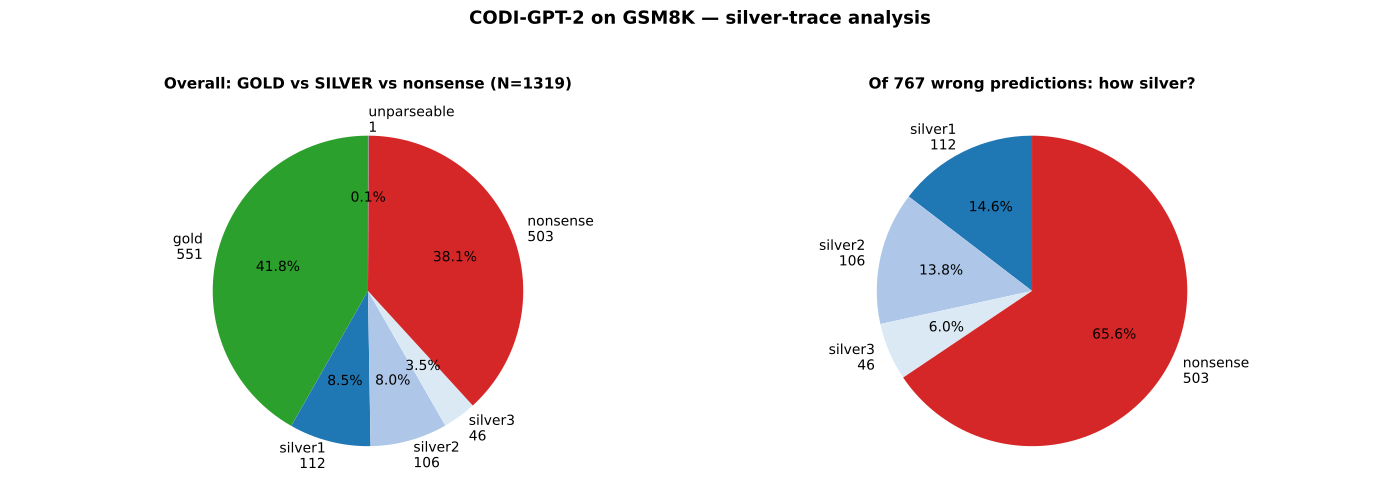

The Python source for this figure:
"""Silver-trace analyzer for CODI on GSM8K.

When CODI emits an answer that doesn't match the gold, does the prediction
nonetheless match SOME plausible arithmetic combination of the numbers in
the prompt? If so, the model is "trying" arithmetic — just executing the
wrong operator chain — rather than producing nonsense.

Define:
   GOLD match     — CODI's prediction == gold (correct).
   SILVER 1-step  — CODI's prediction equals a op b for some pair (a, b)
                    in the prompt and op ∈ {+, -, *, /} (exact integer).
   SILVER 2-step  — equals (a op1 b) op2 c for some triple and op pair.
   SILVER 3-step  — same, 3 chained ops.
   NONSENSE       — none of the above; CODI emitted an unrelated integer.

For each wrong prediction, report:
   - shallowest silver depth (1, 2, or 3)
   - the matching expression (one example, if multiple)
   - whether the silver depth matches GSM8K's own chain length

Aggregate stats:
   - % of all examples that are gold-correct
   - % of wrong-predictions classified as silver-1, silver-2, silver-3, nonsense
   - cross-tab: silver depth × gold's actual chain length
   - patterns of which operations CODI substituted (if 1-step silver, which op)

Output: silver_traces_gsm8k.{json, pdf}
"""
from __future__ import annotations

import json
import re
from collections import Counter
from itertools import permutations, product
from pathlib import Path

import matplotlib.pyplot as plt
import numpy as np
from datasets import load_dataset
from matplotlib.backends.backend_pdf import PdfPages

REPO = Path(__file__).resolve().parents[3]
PD = Path(__file__).resolve().parent
COT_PATH = REPO.parent / "cf-datasets" / "gsm8k_codi_cot.json"
OUT_JSON = PD / "silver_traces_gsm8k.json"
OUT_PDF = PD / "silver_traces_gsm8k.pdf"

OPS = {"+": lambda a, b: a + b, "-": lambda a, b: a - b,
       "*": lambda a, b: a * b, "/": lambda a, b: a / b if b != 0 else None}


def parse_question_numbers(q: str):
    """Extract integers from question text."""
    nums = re.findall(r"\b-?\d+\b", q)
    out = []
    for n in nums:
        try:
            v = int(n)
            if v != 0: out.append(v)
        except ValueError:
            pass
    # Dedupe but keep order
    seen = set(); kept = []
    for v in out:
        if v not in seen: kept.append(v); seen.add(v)
    return kept[:8]  # cap to first 8 distinct numbers


def gsm_chain_length(answer_text: str) -> int:
    return len(re.findall(r"<<(.+?)=(-?\d+\.?\d*)>>", answer_text))


def search_silver(pred: float, nums: list, max_depth: int = 3):
    """Return (depth, expression_string) if pred matches some combination
    of nums up to max_depth ops; (None, None) otherwise.
    Combinations are commutative pairs/triples at each step.
    """
    if pred != int(pred): return None, None
    pred_int = int(pred)
    nums_set = set(nums)
    # Depth 1: any pair
    for a, b in permutations(nums, 2):
        for sym, fn in OPS.items():
            v = fn(a, b)
            if v is None: continue
            if v == int(v) and int(v) == pred_int:
                return 1, f"{a}{sym}{b}={int(v)}"
    if max_depth < 2: return None, None
    # Depth 2: ((a op b) op c) for ordered triples
    triples = []
    for a, b, c in permutations(nums, 3):
        triples.append((a, b, c))
    for a, b, c in triples:
        for s1, f1 in OPS.items():
            inter = f1(a, b)
            if inter is None or inter != int(inter): continue
            inter = int(inter)
            for s2, f2 in OPS.items():
                v = f2(inter, c)
                if v is None or v != int(v): continue
                if int(v) == pred_int:
                    return 2, f"({a}{s1}{b}){s2}{c}={int(v)}"
    if max_depth < 3: return None, None
    # Depth 3: ((a op b) op c) op d
    for combo in permutations(nums, 4):
        a, b, c, d = combo
        for s1, f1 in OPS.items():
            i1 = f1(a, b)
            if i1 is None or i1 != int(i1): continue
            i1 = int(i1)
            for s2, f2 in OPS.items():
                i2 = f2(i1, c)
                if i2 is None or i2 != int(i2): continue
                i2 = int(i2)
                for s3, f3 in OPS.items():
                    v = f3(i2, d)
                    if v is None or v != int(v): continue
                    if int(v) == pred_int:
                        return 3, f"(({a}{s1}{b}){s2}{c}){s3}{d}={int(v)}"
    return None, None


def main():
    cot = json.load(open(COT_PATH))
    by_idx = {r["idx"]: r for r in cot}
    ds = load_dataset("gsm8k", "main")["test"]
    rows = []
    for i, ex in enumerate(ds):
        if i not in by_idx: continue
        rec = by_idx[i]
        question = ex["question"].strip()
        answer_text = ex["answer"]
        gold = rec["gold"]
        pred = rec.get("codi_pred_int")
        chain_len = gsm_chain_length(answer_text)
        nums = parse_question_numbers(question)
        category = "?"
        silver_depth = None
        silver_expr = None
        op_substituted_for = None
        if pred is None:
            category = "unparseable"
        elif abs(pred - gold) < 1e-3:
            category = "gold"
        else:
            d, expr = search_silver(pred, nums, max_depth=3)
            if d is not None:
                category = f"silver{d}"
                silver_depth = d; silver_expr = expr
            else:
                category = "nonsense"
        rows.append({
            "idx": i, "gold": gold, "pred": pred, "chain_len": chain_len,
            "n_numbers_in_q": len(nums),
            "category": category, "silver_depth": silver_depth,
            "silver_expression": silver_expr,
        })
        if (i + 1) % 100 == 0:
            print(f"  {i+1}/{len(ds)}  current dist: "
                  f"{dict(Counter(r['category'] for r in rows))}")

    OUT_JSON.write_text(json.dumps(rows, indent=2))

    # Stats
    N = len(rows)
    cats = Counter(r["category"] for r in rows)
    print(f"\n=== GSM8K silver-trace breakdown (N={N}) ===")
    for c in ["gold", "silver1", "silver2", "silver3", "nonsense", "unparseable"]:
        v = cats.get(c, 0)
        print(f"  {c:14s} {v:5d}  ({v/N*100:.1f}%)")

    # Wrong-prediction breakdown (excluding unparseable)
    wrong = [r for r in rows if r["category"] in {"silver1", "silver2", "silver3", "nonsense"}]
    Nw = len(wrong)
    print(f"\n=== Of the {Nw} wrong predictions: ===")
    cw = Counter(r["category"] for r in wrong)
    for c in ["silver1", "silver2", "silver3", "nonsense"]:
        v = cw.get(c, 0)
        print(f"  {c:14s} {v:5d}  ({v/max(Nw,1)*100:.1f}%)")

    # Cross-tab: silver depth × actual chain length
    print("\n=== Cross-tab: silver depth × actual chain length ===")
    chain_lens = sorted({r["chain_len"] for r in rows})
    silver_levels = ["gold", "silver1", "silver2", "silver3", "nonsense"]
    print(f"  chain_len  " + "  ".join([f"{c:>10s}" for c in silver_levels]))
    for cl in chain_lens:
        row = [r for r in rows if r["chain_len"] == cl]
        counts = Counter(r["category"] for r in row)
        line = f"  cl={cl} (N={len(row):4d})  " + "  ".join(
            [f"{counts.get(s, 0)/max(len(row),1)*100:>6.1f}%   " for s in silver_levels])
        print(line)

    # Among silver-1 cases, which op did CODI substitute?
    silver1 = [r for r in rows if r["category"] == "silver1" and r["silver_expression"]]
    op_used = Counter()
    for r in silver1:
        m = re.search(r"[+\-*/]", r["silver_expression"].replace("=", " ").split(" ")[0])
        if m: op_used[m.group(0)] += 1
    print(f"\n=== Of {len(silver1)} silver-1 wrong predictions, op used by CODI: ===")
    for op, n in op_used.most_common():
        print(f"  {op}: {n} ({n/max(len(silver1),1)*100:.1f}%)")

    # Sample silver-1 / silver-2 cases for the report
    examples = {}
    for c in ["silver1", "silver2", "silver3"]:
        examples[c] = [r for r in rows if r["category"] == c][:3]

    summary = {
        "N": N,
        "category_counts": dict(cats),
        "wrong_breakdown": dict(cw),
        "silver1_op_distribution": dict(op_used),
        "by_chain_length": {str(cl): {
            "N": len([r for r in rows if r["chain_len"] == cl]),
            "by_category": {c: int(sum(1 for r in rows
                                        if r["chain_len"] == cl and r["category"] == c))
                            for c in silver_levels},
        } for cl in chain_lens},
        "examples": examples,
    }
    OUT_JSON.write_text(json.dumps({"summary": summary, "rows": rows}, indent=2))
    print(f"\nsaved {OUT_JSON}")

    # PDF
    with PdfPages(OUT_PDF) as pdf:
        # Page 1: overall pie + wrong-prediction breakdown
        fig, axes = plt.subplots(1, 2, figsize=(14, 5))
        # Overall
        labels = ["gold", "silver1", "silver2", "silver3", "nonsense", "unparseable"]
        vals = [cats.get(l, 0) for l in labels]
        colors = ["#2ca02c", "#1f77b4", "#aec7e8", "#dbe9f4", "#d62728", "#7f7f7f"]
        axes[0].pie(vals, labels=[f"{l}\n{v}" for l, v in zip(labels, vals)],
                     colors=colors, autopct="%1.1f%%", startangle=90)
        axes[0].set_title(f"Overall: GOLD vs SILVER vs nonsense (N={N})",
                          fontsize=11, fontweight="bold")
        # Wrong-only
        wlabels = ["silver1", "silver2", "silver3", "nonsense"]
        wvals = [cw.get(l, 0) for l in wlabels]
        axes[1].pie(wvals, labels=[f"{l}\n{v}" for l, v in zip(wlabels, wvals)],
                     colors=["#1f77b4", "#aec7e8", "#dbe9f4", "#d62728"],
                     autopct="%1.1f%%", startangle=90)
        axes[1].set_title(f"Of {Nw} wrong predictions: how silver?",
                          fontsize=11, fontweight="bold")
        fig.suptitle("CODI-GPT-2 on GSM8K — silver-trace analysis",
                     fontsize=13, fontweight="bold")
        fig.tight_layout(rect=(0, 0, 1, 0.94))
        pdf.savefig(fig, dpi=140); plt.close(fig)

        # Page 2: by-chain-length stacked bars
        fig, ax = plt.subplots(figsize=(13, 5))
        cl_keys = sorted({r["chain_len"] for r in rows})
        cl_keys = [k for k in cl_keys if k <= 8]
        cat_list = ["gold", "silver1", "silver2", "silver3", "nonsense"]
        bottoms = np.zeros(len(cl_keys))
        for c, color in zip(cat_list, colors[:5]):
            counts = [sum(1 for r in rows if r["chain_len"] == cl and r["category"] == c) for cl in cl_keys]
            totals = [sum(1 for r in rows if r["chain_len"] == cl) for cl in cl_keys]
            fracs = np.array([c2 / max(t, 1) for c2, t in zip(counts, totals)])
            ax.bar(np.arange(len(cl_keys)), fracs, bottom=bottoms, color=color, label=c)
            bottoms += fracs
        ax.set_xticks(np.arange(len(cl_keys)))
        ax.set_xticklabels([f"cl={cl}\nN={sum(1 for r in rows if r['chain_len']==cl)}"
                            for cl in cl_keys])
        ax.set_ylabel("fraction"); ax.set_ylim(0, 1.05)
        ax.set_title("Silver-trace category by gold-chain length",
                     fontsize=11, fontweight="bold")
        ax.legend(loc="upper right", fontsize=9)
        fig.tight_layout(); pdf.savefig(fig, dpi=140); plt.close(fig)

        # Page 3: op substitution distribution (silver-1 only)
        fig, ax = plt.subplots(figsize=(10, 5))
        ops_seen = ["+", "-", "*", "/"]
        op_counts = [op_used.get(o, 0) for o in ops_seen]
        ax.bar(ops_seen, op_counts, color=["#1f77b4", "#ff7f0e", "#2ca02c", "#d62728"])
        for o, v in zip(ops_seen, op_counts):
            ax.text(o, v + max(op_counts)*0.01, str(v), ha="center", fontsize=10)
        ax.set_ylabel("count")
        ax.set_title(f"Of {len(silver1)} silver-1 wrong predictions, "
                     f"which operator CODI used",
                     fontsize=11, fontweight="bold")
        ax.grid(axis="y", alpha=0.3)
        fig.tight_layout(); pdf.savefig(fig, dpi=140); plt.close(fig)

        # Page 4: example silver traces
        fig, ax = plt.subplots(figsize=(13, 7))
        ax.axis("off")
        ax.set_title("Sample silver-trace examples", fontsize=13, fontweight="bold", loc="left")
        ytxt = 0.95
        for c in ["silver1", "silver2", "silver3"]:
            ax.text(0.02, ytxt, f"=== {c.upper()} ===", fontsize=11, fontweight="bold")
            ytxt -= 0.04
            for r in examples.get(c, []):
                ax.text(0.04, ytxt,
                        f"idx={r['idx']}: gold={r['gold']:.0f}, "
                        f"codi_pred={r['pred']:.0f}, expr: {r['silver_expression']}, "
                        f"actual chain_len={r['chain_len']}",
                        fontsize=8.5, family="monospace")
                ytxt -= 0.04
            ytxt -= 0.02
        fig.tight_layout(); pdf.savefig(fig, dpi=140); plt.close(fig)
    print(f"saved {OUT_PDF}")


if __name__ == "__main__":
    main()
